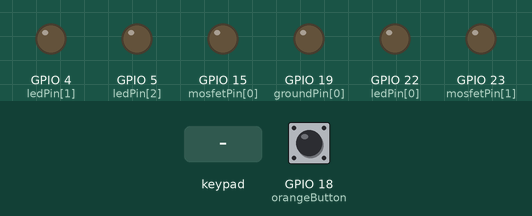
This sketch was run on a simulated ESP32. On the bench: output pins drawn as LEDs (lit = HIGH). Dashed ring = blinking. The inputs (shaded band) are chosen by the test bench; at power-on: GPIO 18 (orangeButton) HIGH. WiFi joins after 1.5 s; servers stay silent unless stated; no MQTT or app messages arrive unless stated; what the sketch prints to the serial monitor is not drawn.

Above: at 2.7 s.
2.8 s: keypad keys 7 2 1 7 9 9 4 1 pressed 0.4 s apart
At 3.25 s:
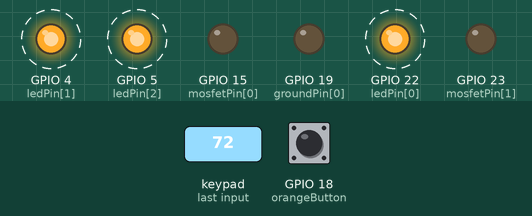
7.5 s: key 'A' pressed
At 8.1 s:
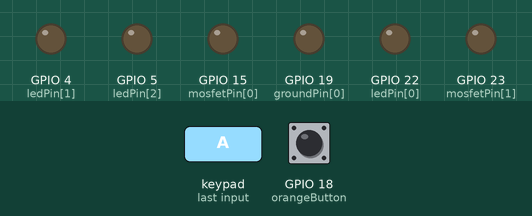
10.5 s: key 'B' pressed
At 11.4 s:
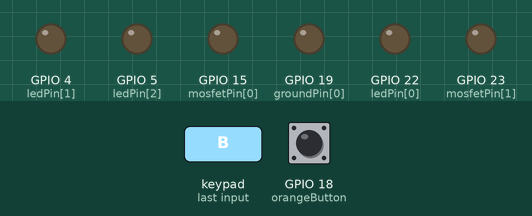
12.0 s: keypad keys 7 2 1 7 9 9 4 1 # pressed 0.4 s apart
At 14.11 s:
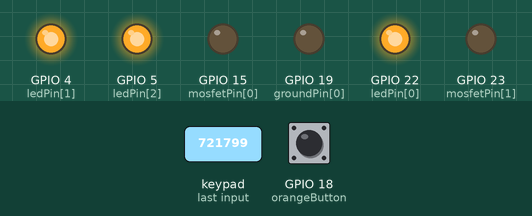
Timing chart, 0 to 16.8 s (numbered marks = the images above; inputs shaded):
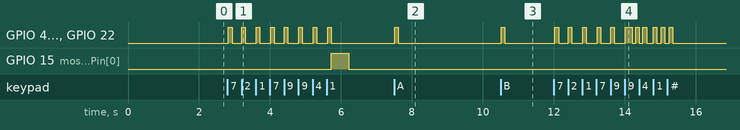

The sketch:

PANTRY.ino
```cpp
/*
 * Code block for MQTT communication
 */
#include <WiFi.h>
#include <PubSubClient.h>

// Replace the next variables with your SSID/Password combination
const char* ssid = "HGG Private";
const char* password = "HGGamespass10!";

// Add your MQTT Broker IP address
const char* mqtt_server = "192.168.1.101";

WiFiClient espClient;
PubSubClient client(espClient);
char msg[50];
int value = 0;
const char* device = "Candymonium ESP32 Pantry";//what you want to call this device
String device_name = device;
String msg_string;


void setup_wifi() {
  Serial.println();
  Serial.print("Connecting to ");
  Serial.println(ssid);

  WiFi.begin(ssid, password);
  int attempts = 0;
  while (WiFi.status() != WL_CONNECTED) {
    delay(500);
    attempts++;
    if(attempts > 3){
      ESP.restart();}

    Serial.print(".");
    }

  Serial.println("");
  Serial.println("WiFi connected");
  Serial.println("IP address: ");
  Serial.println(WiFi.localIP());
}

void subscriptions(){
  client.subscribe("My_Topic");
  client.subscribe("device_test");
  client.subscribe("Candymonium Pantry Code");
  client.subscribe("Candymonium Pantry Status");
  client.subscribe("Candymonium Audio Buttons");
}

void callback(char* topic, byte* message, unsigned int length) {
  Serial.print("Message arrived on topic: ");
  Serial.print(topic);
  Serial.print(". Message: ");
  String messageTemp;

  for (int i = 0; i < length; i++) {
    Serial.print((char)message[i]);
    messageTemp += (char)message[i];}
  Serial.println();

  /*
   *  This is your message handling for incoming messages.
   *  if(String(topic) == "desired_topic"){Action}
   *    if(messageTemp == "desired_message"){Action}
   *  Send messages out with:
   *    client.publish("topic", "message");
   */
  if (String(topic) == "My_Topic") {
    Serial.print("My_Topic Received");
    if(messageTemp == "message"){
      client.publish("My_Topic", "Message Received at ESP32");
      //Serial.println("on");
    }
    else if(messageTemp == "off"){
      Serial.println("off");
    }

  }
  if (String(topic) == "device_test"){
    Serial.println("device_test received");
    if(messageTemp == "test"){
      msg_string = device_name + " is OK";
      msg_string.toCharArray(msg,50);
      client.publish("device_test",msg);
      }
    if (messageTemp == "reset"){
      msg_string = device_name + " is restarting";
      msg_string.toCharArray(msg,50);
      client.publish("device_test",msg);
      delay(100);
      ESP.restart();
    }
    }
}

void reconnect() {
  // Loop until we're reconnected
  while (!client.connected()) {
    Serial.print("Attempting MQTT connection...");
    // Attempt to connect
    if (client.connect(device)) {
      Serial.println("connected");
      // Subscribe to as many topics as needed
      subscriptions();
    } else {
      Serial.print("failed, rc=");
      Serial.print(client.state());
      Serial.println(" try again in 5 seconds");
      // Wait 5 seconds before retrying
      delay(5000);
    }
  }
}
/*
 * End of MQTT code block, some additional code in setup and loop functions
 *
 */


#include "Adafruit_Keypad.h"
int ledPin[3] = {22,4,5};
int mosfetPin[2] = {15,23};
int groundPin[2] = {19,23};

const byte ROWS = 4; // rows
const byte COLS = 4; // columns
//define the symbols on the buttons of the keypads
char keys[ROWS][COLS] = {
  {'1','2','3','A'},
  {'4','5','6','B'},
  {'7','8','9','C'},
  {'*','0','#','D'}
};
byte rowPins[ROWS] = {13, 12, 14, 27}; //connect to the row pinouts of the keypad
byte colPins[COLS] = {26, 25, 33,32}; //connect to the column pinouts of the keypad

int codeCount = 0;

char* master_1 = "72179941";
char* master_2 = "4321";
char* master_3 = "1357";
char current_entry[9];

int master_solved[3] = {0,0,0};

int orangeButton = 18;
int orange_button_status;

//initialize an instance of class NewKeypad
Adafruit_Keypad customKeypad = Adafruit_Keypad( makeKeymap(keys), rowPins, colPins, ROWS, COLS);

void setup() {
  Serial.begin(9600);
  customKeypad.begin();
for (int i = 0; i < 3; i++){
  pinMode(ledPin[i], OUTPUT);}
for (int i = 0; i < 2; i++){
  pinMode(mosfetPin[i], OUTPUT);
  digitalWrite(mosfetPin[i], LOW);
}
for (int i = 0; i < 2; i++){
 pinMode(groundPin[i], OUTPUT);
 digitalWrite(groundPin[i], LOW);
}
 pinMode(orangeButton, INPUT_PULLUP);

/*
 * Setup instructions for MQTT
 */
 setup_wifi();
  client.setServer(mqtt_server, 1883);
  client.setCallback(callback);
}

void loop() {

  // put your main code here, to run repeatedly:
  customKeypad.tick();
    if (!client.connected()) {
    reconnect();
      }
    orange_button_status = digitalRead(orangeButton);
    if (orange_button_status == LOW){
      client.publish("Candymonium Audio Buttons","orange");
      delay(500);
    }
  //while(customKeypad.available()){
    keypadEvent e = customKeypad.read();
     /*
      * MQTT loop code
      */

    //client.loop();

    //Serial.print((char)e.bit.KEY);
    if(e.bit.EVENT == KEY_JUST_PRESSED){
      current_entry[codeCount] = (char)e.bit.KEY;
      Serial.println(current_entry);
      client.publish("Candymonium Entryway Code",current_entry);
      //Serial.println(master_1);
      codeCount++;
      blinkLights();

      }
    //Serial.println(" pressed");
    //else if(e.bit.EVENT == KEY_JUST_RELEASED) Serial.println(" released");

  if (codeCount == 8){
    if(!strcmp(master_1,current_entry)){
      Serial.println("1st password matches");
      //master_solved[0] = 1;
      digitalWrite(mosfetPin[0], HIGH);
      delay(500);
      digitalWrite(mosfetPin[0],LOW);
      //master_solved[0] = 0;
      msg_string = device_name + " is unlocked";
      msg_string.toCharArray(msg,50);
      client.publish("Candymonium Pantry Code",msg);
      clearData();
      }
      /*
    else if (!strcmp(master_2,current_entry)){
      Serial.println("2nd password matches");
      clearData();
      master_solved[1] = 1;
    }
    else if (!strcmp(master_3,current_entry)){
      Serial.println("3rd password matches");
      clearData();
      master_solved[2] = 1;
    }*/
    else {
      Serial.println("Incorrect Password");
      blinkLights();
      delay(100);
      blinkLights();
      delay(100);
      blinkLights();
      delay(100);
      clearData();
    }


  }
  for (int i=0;i < 3; i++){
    if (master_solved[i] == 1){
      digitalWrite(ledPin[i], HIGH);}
    else {
      digitalWrite(ledPin[i], LOW);}
  delay(10);
  char solved_status[3];
  for (int i = 0; i < 3; i++){
    solved_status[i] = char(master_solved[i]);
  }
  //String solved_status = master_solved[0] + master_solved[1] + master_solved[2];
  //msg_string = master_solved[0] + master_solved[1] + master_solved[2];
  //msg_string.toCharArray(msg,50);
  //client.publish("Candymonium Pantry Status",msg);
  client.loop();
  }
/*
  if (master_solved[0] == 1){ //&& (master_solved[1] == 1) && (master_solved[2] == 1)){
    digitalWrite(mosfetPin[0], HIGH);
    delay(2000);
    digitalWrite(mosfetPin[0],LOW);
    master_solved[0] = 0;
    msg_string = device_name + " is unlocked";
    msg_string.toCharArray(msg,50);
    client.publish("Candymonium Pantry Code",msg);*/
    /*
    while (true){
      if (!client.connected()) {
        reconnect();
      }
      client.loop();
    }*/
  }


void clearData(){
  while (codeCount != 0){
    current_entry[codeCount--] = 0;
  //Serial.println(current_entry);
  }
}

void blinkLights(){
  for (int i = 0; i < 3; i++){
    digitalWrite(ledPin[i], HIGH);}
  delay(100);
  for (int i = 0; i < 3; i++){
    digitalWrite(ledPin[i], LOW);}
}
```

Measured:
- after the input at 2.8 s, GPIO 4 (ledPin[1]), GPIO 5 (ledPin[2]), GPIO 22 (ledPin[0]): alternates HIGH for 0.10 s and LOW for 0.31 s, 16 changes in all, then stays LOW, starting at once; GPIO 15 (mosfetPin[0]): LOW → HIGH after 2.9 s, → LOW 0.50 s later
- after the input at 7.5 s, GPIO 4 (ledPin[1]), GPIO 5 (ledPin[2]), GPIO 22 (ledPin[0]): LOW → HIGH at once, → LOW 0.10 s later
- after the input at 10.5 s, GPIO 4 (ledPin[1]), GPIO 5 (ledPin[2]), GPIO 22 (ledPin[0]): LOW → HIGH at once, → LOW 0.10 s later
- after the input at 12.0 s, GPIO 4 (ledPin[1]), GPIO 5 (ledPin[2]), GPIO 22 (ledPin[0]): LOW → HIGH at once, → LOW 0.10 s later, → HIGH 0.28 s later, → LOW 0.10 s later, … (22 changes in this stretch)
